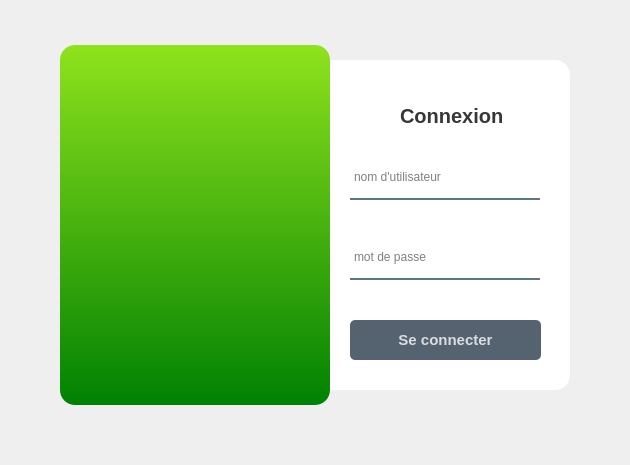
<?xml version="1.0" encoding="UTF-8"?>
<ui version="4.0">
 <class>Form</class>
 <widget class="QWidget" name="Form">
  <property name="geometry">
   <rect>
    <x>0</x>
    <y>0</y>
    <width>630</width>
    <height>465</height>
   </rect>
  </property>
  <property name="windowTitle">
   <string>Form</string>
  </property>
  <widget class="QWidget" name="widget" native="true">
   <property name="geometry">
    <rect>
     <x>20</x>
     <y>20</y>
     <width>590</width>
     <height>420</height>
    </rect>
   </property>
   <property name="styleSheet">
    <string notr="true">QPushButton#seConnecter{
	background-color: rgba(85, 98, 112, 255);
	color: rgba(255, 255, 255, 200);	
	border-radius: 5px;
}

QPushButton#seConnecter:pressed{
	padding-left: 5px;
	padding-top: 5px;
	background-color: #8fe31c;
	background-position: calc(100%  - 10px)center;
}

QPushButton#seConnecter:hover{
	background-color: #8fe31c;
}</string>
   </property>
   <widget class="QLabel" name="label">
    <property name="geometry">
     <rect>
      <x>290</x>
      <y>40</y>
      <width>260</width>
      <height>330</height>
     </rect>
    </property>
    <property name="styleSheet">
     <string notr="true">background-color: white;
border-radius: 15px;
</string>
    </property>
    <property name="text">
     <string/>
    </property>
   </widget>
   <widget class="QLabel" name="label_2">
    <property name="geometry">
     <rect>
      <x>40</x>
      <y>25</y>
      <width>270</width>
      <height>360</height>
     </rect>
    </property>
    <property name="styleSheet">
     <string notr="true">background-color: qlineargradient(spread:pad, x1:0, y1:0, x2:0, y2:1, stop:0 #8fe31c, stop:1 #008102);
border-radius: 15px;</string>
    </property>
    <property name="text">
     <string/>
    </property>
   </widget>
   <widget class="QLabel" name="label_3">
    <property name="geometry">
     <rect>
      <x>380</x>
      <y>80</y>
      <width>121</width>
      <height>31</height>
     </rect>
    </property>
    <property name="font">
     <font>
      <pointsize>15</pointsize>
      <weight>75</weight>
      <bold>true</bold>
     </font>
    </property>
    <property name="styleSheet">
     <string notr="true">color:rgba(0,0,0,200);</string>
    </property>
    <property name="text">
     <string>Connexion</string>
    </property>
   </widget>
   <widget class="QLineEdit" name="inputUser">
    <property name="geometry">
     <rect>
      <x>330</x>
      <y>140</y>
      <width>190</width>
      <height>40</height>
     </rect>
    </property>
    <property name="font">
     <font>
      <pointsize>9</pointsize>
     </font>
    </property>
    <property name="styleSheet">
     <string notr="true">background-color: rgb(0,0 , 0, 0);
border: 2px solid rgb(0,0 , 0, 0);
border-bottom-color: rgb(46,82 , 101, 200);
color: rgb(0,0,0);
padding-bottom: 7px;</string>
    </property>
    <property name="placeholderText">
     <string>nom d'utilisateur</string>
    </property>
   </widget>
   <widget class="QLineEdit" name="inputPswrd">
    <property name="geometry">
     <rect>
      <x>330</x>
      <y>220</y>
      <width>190</width>
      <height>40</height>
     </rect>
    </property>
    <property name="font">
     <font>
      <pointsize>9</pointsize>
     </font>
    </property>
    <property name="styleSheet">
     <string notr="true">background-color: rgb(0,0 , 0, 0);
border: 2px solid rgb(0,0 , 0, 0);
border-bottom-color: rgb(46,82 , 101, 200);
color: rgb(0,0,0);
padding-bottom: 7px;</string>
    </property>
    <property name="echoMode">
     <enum>QLineEdit::Password</enum>
    </property>
    <property name="placeholderText">
     <string>mot de passe</string>
    </property>
   </widget>
   <widget class="QLabel" name="label_4">
    <property name="geometry">
     <rect>
      <x>150</x>
      <y>90</y>
      <width>61</width>
      <height>71</height>
     </rect>
    </property>
    <property name="text">
     <string>&lt;html&gt;&lt;head/&gt;&lt;body&gt;&lt;p&gt;&lt;img src=&quot;:/newPrefix/logo.png&quot;/&gt;&lt;/p&gt;&lt;/body&gt;&lt;/html&gt;</string>
    </property>
   </widget>
   <widget class="QLabel" name="label_5">
    <property name="geometry">
     <rect>
      <x>120</x>
      <y>200</y>
      <width>121</width>
      <height>121</height>
     </rect>
    </property>
    <property name="styleSheet">
     <string notr="true">color: #8fe31c;</string>
    </property>
    <property name="text">
     <string>&lt;html&gt;&lt;head/&gt;&lt;body&gt;&lt;p&gt;&lt;img src=&quot;:/newPrefix2/masque.png&quot;/&gt;&lt;/p&gt;&lt;/body&gt;&lt;/html&gt;</string>
    </property>
   </widget>
   <widget class="QPushButton" name="seConnecter">
    <property name="geometry">
     <rect>
      <x>330</x>
      <y>300</y>
      <width>191</width>
      <height>40</height>
     </rect>
    </property>
    <property name="font">
     <font>
      <pointsize>11</pointsize>
      <weight>75</weight>
      <bold>true</bold>
     </font>
    </property>
    <property name="text">
     <string>Se connecter</string>
    </property>
   </widget>
  </widget>
 </widget>
 <resources>
  <include location="logo.qrc"/>
 </resources>
 <connections/>
</ui>
